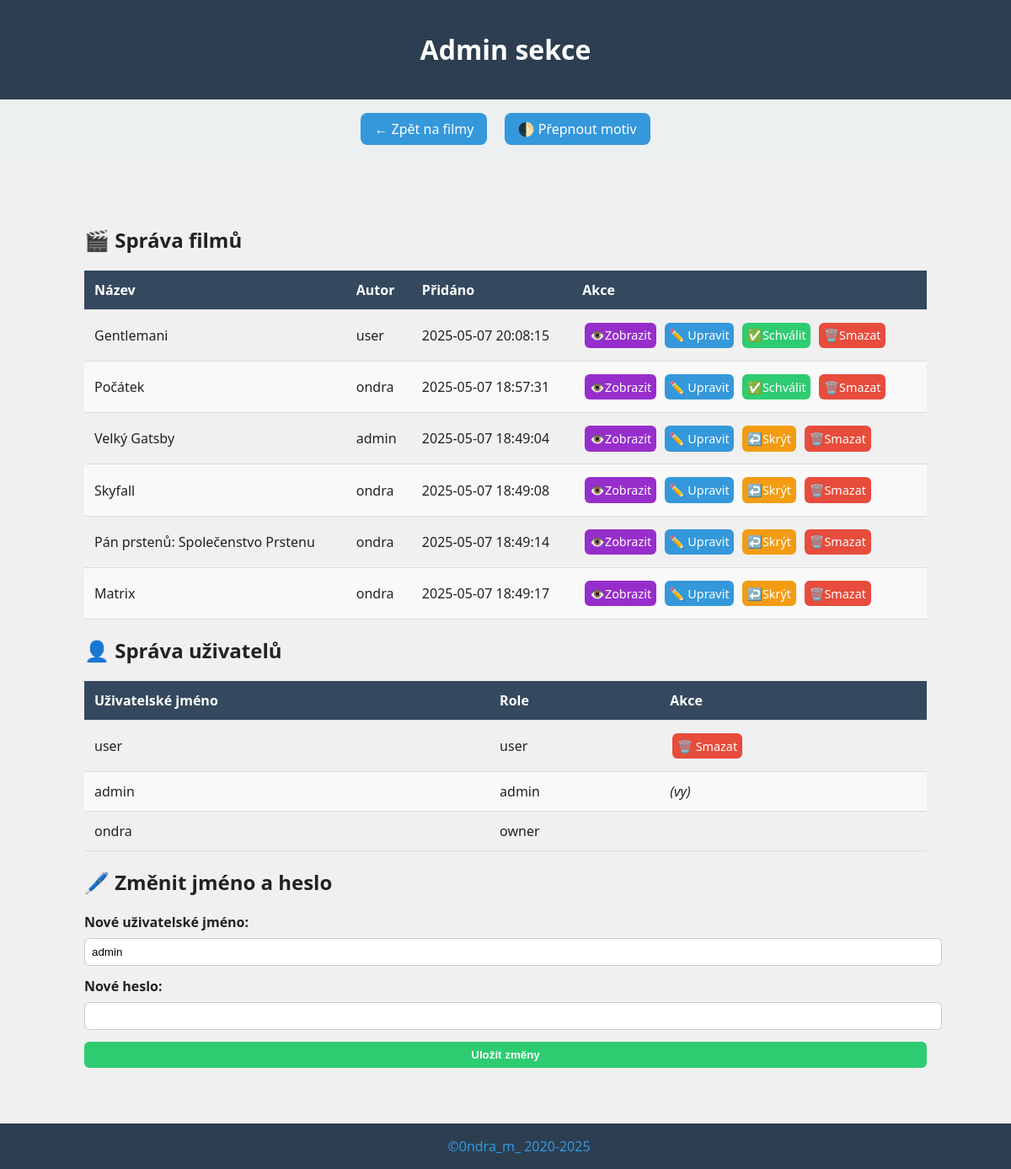
Before: /admin.php (signed in) with the older database file.
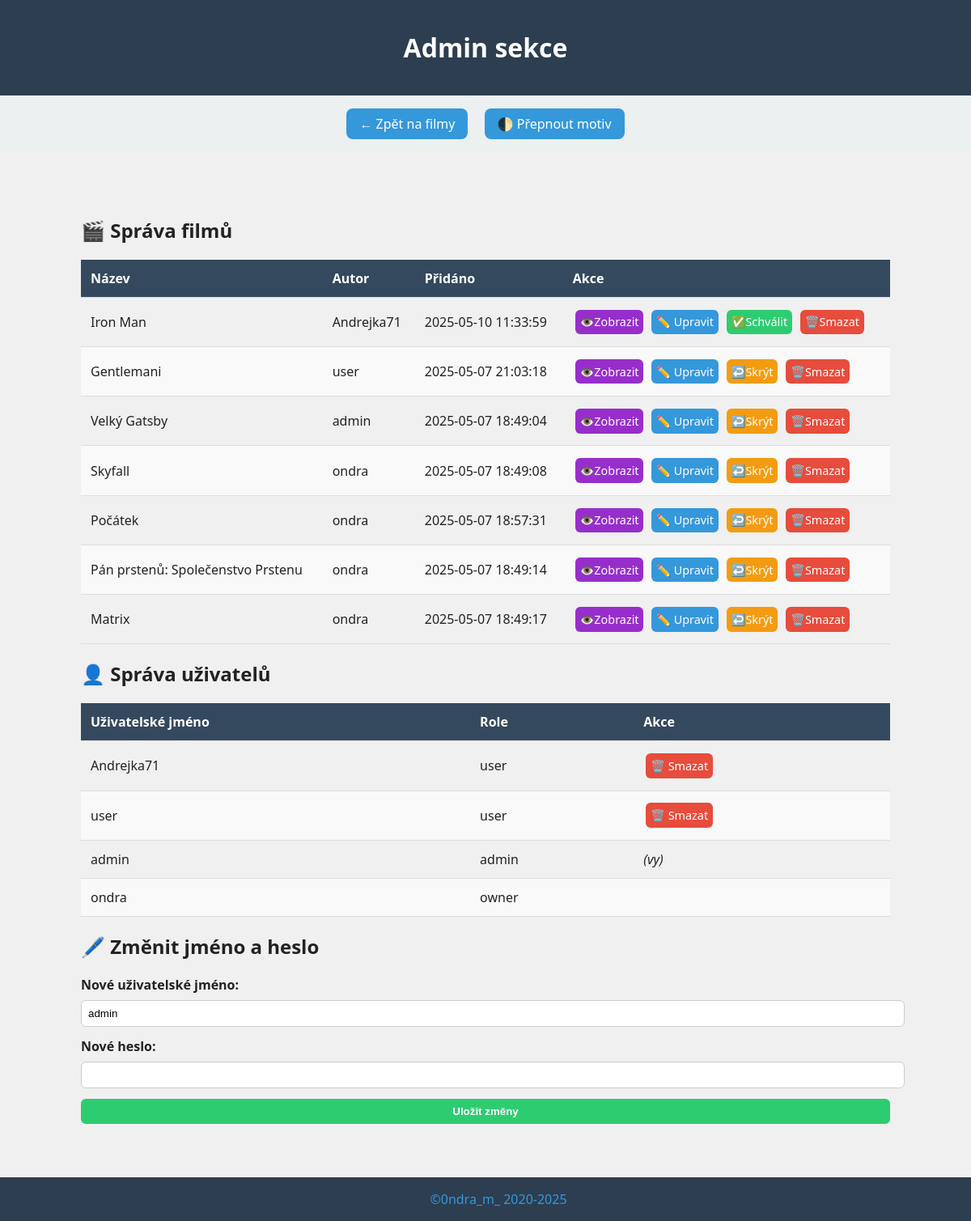
After: the same page with the newer database file.
### tables this page shows
CREATE TABLE `filmy` (
  `id` int(11) NOT NULL,
  `nazev` varchar(255) NOT NULL,
  `rok` int(11) NOT NULL,
  `zanr` varchar(100) DEFAULT NULL,
  `reziser` varchar(255) DEFAULT NULL,
  `hodnoceni` decimal(3,1) DEFAULT NULL,
  `popis` text DEFAULT NULL,
  `schvaleno` tinyint(1) DEFAULT 0,
  `vytvoreno` timestamp NOT NULL DEFAULT current_timestamp(),
  `autor` varchar(50) NOT NULL DEFAULT 'neznámý'
);

CREATE TABLE `uzivatele` (
  `id` int(11) NOT NULL,
  `username` varchar(50) NOT NULL,
  `password` varchar(255) NOT NULL,
  `role` enum('owner','admin','user') DEFAULT 'user'
);

### admin.php (the view, shortened to what this page needs)
<?php
   require 'db.php';
   $username = $_SESSION['username'];
   $user_result = $conn->query("SELECT * FROM uzivatele WHERE username = '$username'");
   if ($user_result->num_rows > 0) {
    $user = $user_result->fetch_assoc();
   } else {
    die("Uživatel nenalezen.");
   }
   $filmy = $conn->query("SELECT * FROM filmy ORDER BY schvaleno ASC, rok DESC");
   $uzivatele = $conn->query("SELECT * FROM uzivatele ORDER BY role DESC, username ASC");
   ?>
<!DOCTYPE html>
<html lang="cs">
   <head>
      <link rel="stylesheet" href="styles.css">
   </head>
   <body>
      <header>
         <h1>Admin sekce</h1>
      </header>
      <nav>
         <a class="button" href="index.php">← Zpět na filmy</a>
         <a class="button"  onclick="toggleTheme()">🌓 Přepnout motiv</a>
      </nav>
      <div class="container">
         <h2>🎬 Správa filmů</h2>
         <div class="table-wrapper">
            <table class="admin-table">
               <thead>
                  <tr>
                     <th>Název</th>
                     <th>Autor</th>
                     <th>Přidáno</th>
                     <th>Akce</th>
                  </tr>
               </thead>
               <tbody>
                  <?php while ($film = $filmy->fetch_assoc()): ?>
                  <tr>
                     <td><?= htmlspecialchars($film['nazev']) ?></td>
                     <td><?= htmlspecialchars($film['autor']) ?></td>
                     <td><?= htmlspecialchars($film['vytvoreno']) ?></td>
                     <td>
                        <a class="btn btn-view"  href="info.php?id=<?= $film['id'] ?>">👁️Zobrazit</a>
                        <a class="btn" href="edit.php?id=<?= $film['id'] ?>">✏️ Upravit</a>
                        <?php if (!$film['schvaleno']): ?>
                        <a class="btn btn-approve" href="schvalit.php?id=<?= $film['id'] ?>">✅Schválit</a>
                        <?php else: ?>
                        <a class="btn btn-warning" href="odschvalit.php?id=<?= $film['id'] ?>">↩️Skrýt</a>
                        <?php endif; ?>
                        <a class="btn btn-danger" href="smazat.php?id=<?= $film['id'] ?>" onclick="return confirm('Opravdu smazat?')">🗑️Smazat</a>
                     </td>
                  </tr>
                  <?php endwhile; ?>
               </tbody>
            </table>
         </div>
         <h2>👤 Správa uživatelů</h2>
         <div class="table-wrapper">
            <table class="admin-table">
               <thead>
                  <tr>
                     <th>Uživatelské jméno</th>
                     <th>Role</th>
                     <th>Akce</th>
                  </tr>
               </thead>
               <tbody>
                  <?php while ($uzivatel = $uzivatele->fetch_assoc()): ?>
                  <tr>
                     <td><?= htmlspecialchars($uzivatel['username']) ?></td>
                     <td><?= $uzivatel['role'] ?></td>
                     <td>
                        <?php
                           $jeJinyUzivatel = $uzivatel['username'] !== $_SESSION['username'];
                           ?>
                        <?php if ($jeJinyUzivatel): ?>
                        <?php if ($uzivatel['role'] !== 'owner'): ?>
                        <a class="btn btn-danger" href="smazat_uzivatele.php?id=<?= $uzivatel['id'] ?>" onclick="return confirm('Smazat uživatele?')">🗑️ Smazat</a>
                        <?php endif; ?>
                        <?php else: ?>
                        <em>(vy)</em>
                        <?php endif; ?>
                     </td>
                  </tr>
                  <?php endwhile; ?>
               </tbody>
            </table>
         </div>
         <h2>🖊️ Změnit jméno a heslo</h2>
         <form method="POST" action="admin.php" class="credentials-form">
            <label class="form-label">Nové uživatelské jméno:</label>
            <input type="text" name="new_username" class="form-input" value="<?= htmlspecialchars($user['username']) ?>" required>
            <label class="form-label">Nové heslo:</label>
            <input type="password" name="new_password" class="form-input">
            <button type="submit" class="form-button">Uložit změny</button>
         </form>
      </div>
   </body>
   <footer>
      <a href="https://github.com/0ndraM">©0ndra_m_  2020-<?php echo date("Y");?></a>
   </footer>
</html>

Changed rows visible on the page:
added filmy: nazev "Iron Man", autor "Andrejka71", vytvoreno "2025-05-10 11:33:59"
changed filmy "Gentlemani": vytvoreno "2025-05-07 20:08:15" → "2025-05-07 21:03:18"; schvaleno "✅Schválit" → "↩️Skrýt"
changed filmy "Počátek": schvaleno "✅Schválit" → "↩️Skrýt"; moves down the list
added uzivatele: username "Andrejka71", role "user"
